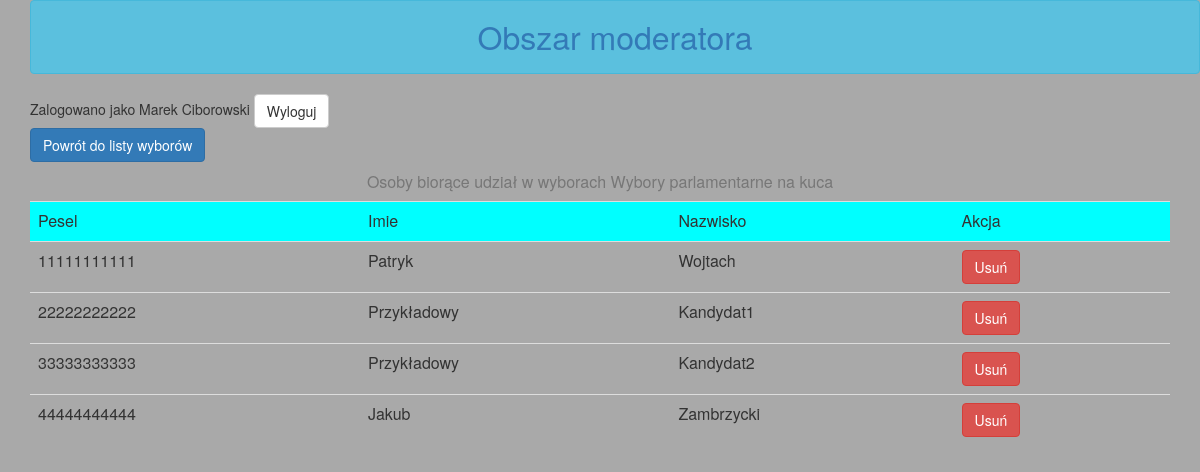
Screenshot of /mod/elections/details/2 (signed in) with the database file from the repository.
### mysite/models.py (models this page shows, shortened)
class wybory(models.Model):
    ID_WYBOROW = models.AutoField(primary_key=True)
    nazwaWyborow = models.CharField(max_length=100)
    maxLiczbaKandydatowDoPoparcia = models.PositiveIntegerField()
    dataRozpoczecia = models.DateTimeField()
    dataZakonczenia = models.DateTimeField()
    class Meta:
        ordering = ["ID_WYBOROW"]
        db_table = "Wybory"
        verbose_name = "Wybory"
        verbose_name_plural = "Wybory"

class osoba(models.Model):
    user = models.OneToOneField(myUser, on_delete=models.CASCADE, null=True, related_name='user_profile')
    pesel = models.IntegerField(primary_key=True)
    imie = models.CharField(max_length=50)
    nazwisko = models.CharField(max_length=50)
    nr_dowodu = models.CharField(max_length=10)
    class Meta:
        ordering = ["pesel"]
        verbose_name = "Osoba głosująca"
        verbose_name_plural = "Osoby głosujące"
        db_table = "Osoby uprawnione do głosowania"

### mysite/views.py (the view)
# urls.py: path('mod/elections/details/<int:election_id>', views.mod_election_details, name='Szczegóły wyborów mod'),
def mod_election_details(request, election_id):
    if request.user.is_authenticated:
        user = request.user
        logged_user = myUser.objects.get(username=user.username)
        if not logged_user.is_mod:
            return render(request, 'access_denied.html')
    else:
        return render(request, 'access_denied.html')
    template = loader.get_template('ModTemplates/mod_election_details.html')
    election = get_object_or_404(wybory, pk=election_id)
    all_voters = osoba.objects.filter(pesel__in=osobaWybory.objects.
                                      filter(ID_WYBOROW=election_id).values_list('pesel', flat=True))
    my_list = []
    for voter in all_voters:
        new_person = personCandidate()
        new_person.person = voter
        new_person.isCandidate = osobaWybory.objects.get(ID_WYBOROW=election_id, pesel=voter.pesel)\
            .__getattribute__('kandydat')
        my_list.append(new_person)
    username = logged_user.mod_profile.name + ' ' + logged_user.mod_profile.surname
    context = {
        'username': username,
        'election': election,
        'allowed': my_list
    }
    return HttpResponse(template.render(context, request))

### mysite/templates/ModTemplates/mod_election_details.html (shortened to what this page needs)
{% extends "ModTemplates/base_mod.html" %}
{% load bootstrap3 %}
{% block content %}
    <a href="{% url 'Wybory mod' %}" class="btn btn-primary">Powrót do listy wyborów</a>
{% if allowed %}
<table class="table" align="center">
<caption class="text-center">Osoby biorące udział w wyborach {{ election.nazwaWyborow }}</caption>
<tr bgcolor="#00ffff">
    <td>
        Pesel
    </td>
    <td>
        Imie
    </td>
    <td>
        Nazwisko
    </td>
    <td>
        Akcja
    </td>
</tr>
{%for person in allowed %}
{% if person.isCandidate %}
<tr style="background-color: darkgray">
    <td>
        {{ person.person.pesel }}
    </td>
    <td>
        {{ person.person.imie }}
    </td>
    <td>
        {{ person.person.nazwisko }}
    </td>
    <td>
        <a class="btn btn-danger" href="{% url 'Usuń osobę z wyborów' election.ID_WYBOROW person.person.pesel %}">Usuń</a>
    </td>
</tr>
{% else %}
    <tr>
    <td>
        {{ person.person.pesel }}
    </td>
    <td>
        {{ person.person.imie }}
    </td>
    <td>
        {{ person.person.nazwisko }}
    </td>
    <td>
        <a class="btn btn-danger" href="{% url 'Usuń osobę z wyborów' election.ID_WYBOROW person.person.pesel %}">Usuń</a>
    </td>
</tr>
    {% endif %}
{% endfor %}
</table>
    <br/>
{% else %}
<br/><br/>
    <div class="alert alert-danger">
    <strong>Brak wyborców</strong>
    </div>
{% endif %}
{% endblock %}

### rows the page displays
wybory: nazwaWyborow "Wybory parlamentarne na kuca"
osoba: person.pesel "11111111111", person.imie "Patryk", person.nazwisko "Wojtach"
osoba: person.pesel "22222222222", person.imie "Przykładowy", person.nazwisko "Kandydat1"
osoba: person.pesel "33333333333", person.imie "Przykładowy", person.nazwisko "Kandydat2"
osoba: person.pesel "44444444444", person.imie "Jakub", person.nazwisko "Zambrzycki"

### other values shown
{{ username }} "Marek Ciborowski"
